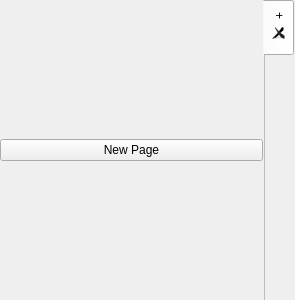
<?xml version="1.0" encoding="UTF-8"?>
<ui version="4.0">
 <class>main_tab_page</class>
 <widget class="QWidget" name="main_tab_page">
  <property name="geometry">
   <rect>
    <x>0</x>
    <y>0</y>
    <width>295</width>
    <height>300</height>
   </rect>
  </property>
  <property name="windowTitle">
   <string>Form</string>
  </property>
  <layout class="QHBoxLayout" name="horizontalLayout">
   <property name="spacing">
    <number>0</number>
   </property>
   <property name="margin">
    <number>0</number>
   </property>
   <item>
    <widget class="QTabWidget" name="tabs_sub">
     <property name="sizePolicy">
      <sizepolicy hsizetype="MinimumExpanding" vsizetype="Expanding">
       <horstretch>0</horstretch>
       <verstretch>0</verstretch>
      </sizepolicy>
     </property>
     <property name="focusPolicy">
      <enum>Qt::WheelFocus</enum>
     </property>
     <property name="tabPosition">
      <enum>QTabWidget::East</enum>
     </property>
     <property name="tabShape">
      <enum>QTabWidget::Rounded</enum>
     </property>
     <property name="documentMode">
      <bool>true</bool>
     </property>
     <property name="tabsClosable">
      <bool>true</bool>
     </property>
     <widget class="QWidget" name="page_base">
      <attribute name="title">
       <string>+</string>
      </attribute>
      <layout class="QVBoxLayout" name="verticalLayout">
       <property name="spacing">
        <number>0</number>
       </property>
       <property name="margin">
        <number>0</number>
       </property>
       <item>
        <layout class="QGridLayout" name="gridLayout">
         <property name="spacing">
          <number>0</number>
         </property>
         <item row="0" column="0">
          <widget class="QPushButton" name="btn_new_page">
           <property name="text">
            <string>New Page</string>
           </property>
          </widget>
         </item>
        </layout>
       </item>
      </layout>
     </widget>
    </widget>
   </item>
  </layout>
 </widget>
 <resources/>
 <connections/>
</ui>
